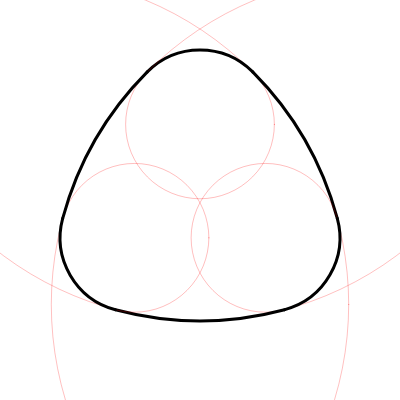
Frame 1 (no input)
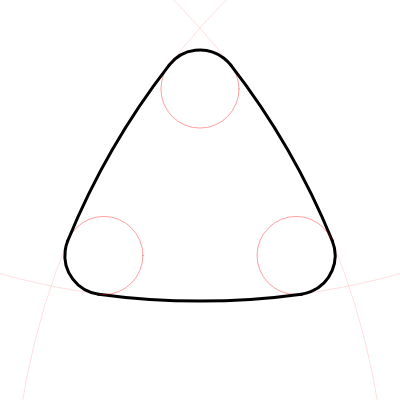
Frame 60 (no input)
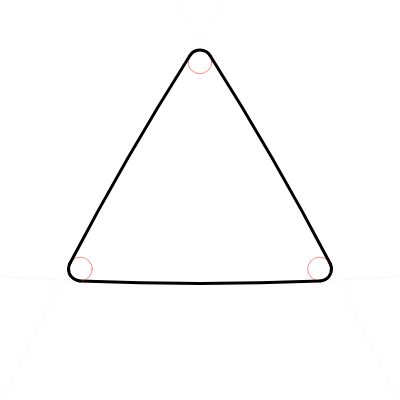
Frame 120 (the mouse pressed at the canvas centre since frame 60)

The p5.js sketch that drew these frames (run headless with seeded random() and noise() and a simulated clock; from frame 60 on, the mouse is pressed at the canvas centre):

// p5.js sketch
// ── sketch.js
// Convert a circle into a triangle, by:
// Always drawing six circular arcs: 
// three for the corners, and three for the sides.
// Golan Levin, January 2017

var radius;
var cx, cy;
var trianglePoints = [];
var bDrawDebug  = true; 

//-----------------------------------------
function setup() {
  createCanvas(400, 400);

  radius = width / 2 * 0.75;
  cx = width / 2;
  cy = height / 2;

  for (var i = 0; i < 3; i++) { // triangle vertices
    var x = cx + radius * cos(i * TWO_PI / 3.0 - HALF_PI);
    var y = cy + radius * sin(i * TWO_PI / 3.0 - HALF_PI);
    trianglePoints[i] = { x, y };
  }
}

//-----------------------------------------
function draw() {
  background(255);
  noFill();
  stroke(0);
  strokeWeight(1);
  strokeJoin(ROUND);

  var wiggle = 0.5 + 0.5 * sin(millis() / 2000.0);
  var rad = (1.0 - wiggle)*radius; 
  
  for (var i = 0; i < 3; i++) {
  
    var tx1 = trianglePoints[((i+0)%3)].x;
    var ty1 = trianglePoints[((i+0)%3)].y;
    var tx2 = trianglePoints[((i+1)%3)].x;
    var ty2 = trianglePoints[((i+1)%3)].y;
    
    var px1 = lerp(cx, tx1, wiggle); 
    var py1 = lerp(cy, ty1, wiggle); 
    var px2 = lerp(cx, tx2, wiggle); 
    var py2 = lerp(cy, ty2, wiggle); 
    
    //var mina = map(mouseX, 0,width, 1,59); 
    var cornerArcAng = map(wiggle, 0, 1, 30.0, 59.999); 
    var sa1 = ((i+0)%3) * TWO_PI / 3.0 - HALF_PI - radians(cornerArcAng);
    var ea1 = ((i+0)%3) * TWO_PI / 3.0 - HALF_PI + radians(cornerArcAng);
    var sa2 = ((i+1)%3) * TWO_PI / 3.0 - HALF_PI - radians(cornerArcAng);
    var ea2 = ((i+1)%3) * TWO_PI / 3.0 - HALF_PI + radians(cornerArcAng);
    
    var x1 = px1 + rad * cos(ea1); 
    var y1 = py1 + rad * sin(ea1); 
    var x2 = x1 - 0.5*rad * sin(ea1); 
    var y2 = y1 + 0.5*rad * cos(ea1); 
    
    var x3 = px2 + rad * cos(sa2); 
    var y3 = py2 + rad * sin(sa2); 
    var x4 = x3 + 0.5*rad * sin(sa2); 
    var y4 = y3 - 0.5*rad * cos(sa2); 
    
    if (bDrawDebug){
      strokeWeight(1); 
      stroke(255,0,0, 128*wiggle); 
      ellipse (px1,py1, rad*2, rad*2);
    }
    
    // construct perpendiculars
    var bigR = 10000000; 
    var ppx = x1 - bigR*(y2-y1); 
    var ppy = y1 + bigR*(x2-x1); 
    var pqx = x3 - bigR*(y3-y4); 
    var pqy = y3 + bigR*(x3-x4); 
    
    if (bDrawDebug){
      // line (x1,y1, x2,y2); 
      // line (x3,y3, x4,y4); 
      // line (cx,cy, x1,y1); 
      // line (cx,cy, x3,y3);
      // line (x1,y1, ppx,ppy); 
      // line (x3,y3, pqx,pqy);
    }
    
    // compute the intersection of (x1,y1, ppx,ppy) and (x3,y3, pqx,pqy)
    // Bourke: http://paulbourke.net/geometry/pointlineplane/
    var numer = (pqx - x3)*(y1 - y3)  - (pqy - y3)*(x1 - x3);
    var denom = (pqy - y3)*(ppx - x1) - (pqx - x3)*(ppy - y1); 
    if (denom > 0){
      var u = numer / denom; 
      var acx = x1 + u*(ppx - x1); 
      var acy = y1 + u*(ppy - y1); 
      var arcD = 2.0*dist(acx,acy, x1,y1); 
      var arcSa = atan2(y1-acy, x1-acx); 
      var arcEa = atan2(y3-acy, x3-acx); 
      
      if (bDrawDebug){
        strokeWeight(1); 
        stroke(255,0,0, 128*(1.0-wiggle)); 
        ellipse (acx,acy, arcD, arcD);
      }
      
      stroke(0); 
      strokeWeight(3); 
      arc (acx,acy, arcD, arcD, arcSa, arcEa);
    }
    
    stroke(0); 
    strokeWeight(3); 
    arc(px1,py1, rad*2, rad*2, sa1, ea1); 
  }
}

function keyPressed(){
  bDrawDebug = !bDrawDebug;
}
